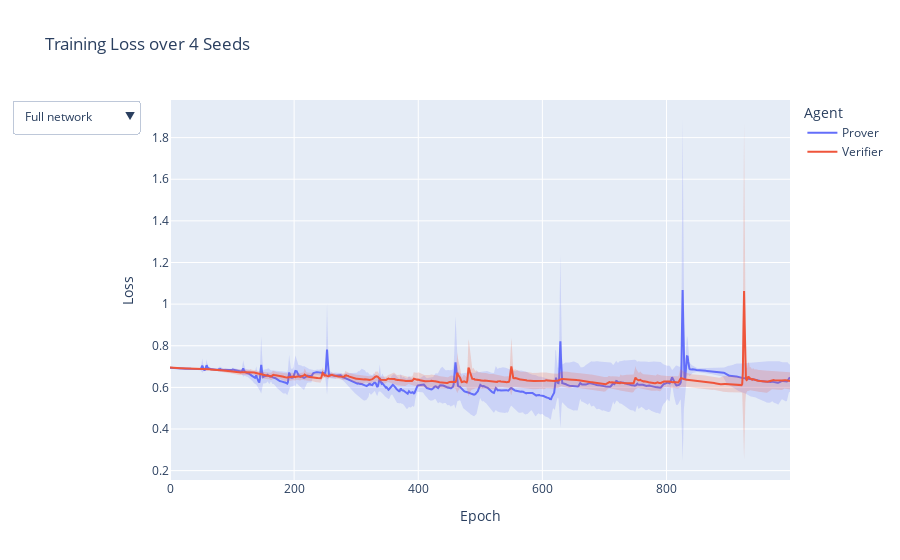

This figure's notebook cell:
### Code cell
fig = go.Figure()

for temp in ("not_frozen", "frozen"):
    for agent, colour in zip(["prover", "verifier"], colours):
        losses_mean = train_losses_mean[temp][agent]
        losses_std = train_losses_std[temp][agent]

        x = np.concatenate(
            (np.arange(len(losses_mean)), np.arange(len(losses_mean))[::-1])
        )
        y = np.concatenate(
            (losses_mean + losses_std, losses_mean[::-1] - losses_std[::-1])
        )

        fig.add_trace(
            go.Scatter(
                x=x,
                y=y,
                fill="toself",
                fillcolor=hex_rgba(colour, 0.2),
                line=dict(color="rgba(255,255,255,0)"),
                hoverinfo="skip",
                showlegend=False,
                visible=bool(temp == "not_frozen"),
            )
        )

        fig.add_trace(
            go.Scatter(
                x=np.arange(len(losses_mean)),
                y=losses_mean,
                mode="lines",
                name=agent.capitalize(),
                line=dict(color=colour),
                visible=bool(temp == "not_frozen"),
            )
        )



fig.update_layout(
    title=f"Training Loss over {len(results['frozen'])} Seeds",
    xaxis_title="Epoch",
    yaxis_title="Loss",
    legend_title="Agent",
    updatemenus=[
        dict(
            buttons=[
                dict(
                    label="Full network",
                    method="update",
                    args=[{"visible": [True] * 4 + [False] *4}]
                ),
                dict(
                    label="Frozen encoder",
                    method="update",
                    args=[{"visible": [False] * 4 + [True] *4}]
                )
            ],
            active=0,
            showactive=True
        )
    ]
)
fig.show()

### Figure 1 — Plotly figure (JSON) as saved in the notebook; plotly's stock layout.template omitted (floating-point values rounded to 4 significant figures; data arrays with more than 128 entries replaced by an {"elided": "..."} marker saying what was removed)
{"data": [{"fill": "toself", "fillcolor": "rgba(99, 110, 250, 0.2)", "hoverinfo": "skip", "line": {"color": "rgba(255,255,255,0)"}, "showlegend": false, "type": "scatter", "visible": true, "x": {"elided": "2000 int values"}, "y": {"elided": "2000 float values"}}, {"line": {"color": "#636EFA"}, "mode": "lines", "name": "Prover", "type": "scatter", "visible": true, "x": {"elided": "1000 int values"}, "y": {"elided": "1000 float values"}}, {"fill": "toself", "fillcolor": "rgba(239, 85, 59, 0.2)", "hoverinfo": "skip", "line": {"color": "rgba(255,255,255,0)"}, "showlegend": false, "type": "scatter", "visible": true, "x": {"elided": "2000 int values"}, "y": {"elided": "2000 float values"}}, {"line": {"color": "#EF553B"}, "mode": "lines", "name": "Verifier", "type": "scatter", "visible": true, "x": {"elided": "1000 int values"}, "y": {"elided": "1000 float values"}}, {"fill": "toself", "fillcolor": "rgba(99, 110, 250, 0.2)", "hoverinfo": "skip", "line": {"color": "rgba(255,255,255,0)"}, "showlegend": false, "type": "scatter", "visible": false, "x": {"elided": "2000 int values"}, "y": {"elided": "2000 float values"}}, {"line": {"color": "#636EFA"}, "mode": "lines", "name": "Prover", "type": "scatter", "visible": false, "x": {"elided": "1000 int values"}, "y": {"elided": "1000 float values"}}, {"fill": "toself", "fillcolor": "rgba(239, 85, 59, 0.2)", "hoverinfo": "skip", "line": {"color": "rgba(255,255,255,0)"}, "showlegend": false, "type": "scatter", "visible": false, "x": {"elided": "2000 int values"}, "y": {"elided": "2000 float values"}}, {"line": {"color": "#EF553B"}, "mode": "lines", "name": "Verifier", "type": "scatter", "visible": false, "x": {"elided": "1000 int values"}, "y": {"elided": "1000 float values"}}], "layout": {"legend": {"title": {"text": "Agent"}}, "title": {"text": "Training Loss over 4 Seeds"}, "updatemenus": [{"active": 0, "buttons": [{"args": [{"visible": [true, true, true, true, false, false, false, false]}], "label": "Full network", "method": "update"}, {"args": [{"visible": [false, false, false, false, true, true, true, true]}], "label": "Frozen encoder", "method": "update"}], "showactive": true}], "xaxis": {"title": {"text": "Epoch"}}, "yaxis": {"title": {"text": "Loss"}}}}
